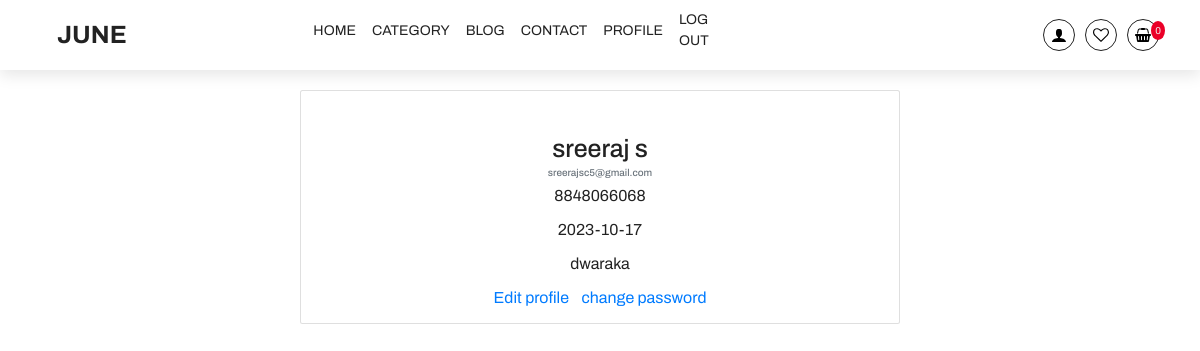
Page /profile.php (signed in) on the committed database.
### tables this page shows
CREATE TABLE `user_credentials` (
  `u_id` int(11) NOT NULL,
  `first_name` varchar(30) NOT NULL,
  `last_name` varchar(30) NOT NULL,
  `mobile_number` varchar(30) NOT NULL,
  `email` varchar(30) NOT NULL,
  `date_of_birth` date NOT NULL,
  `address` varchar(500) NOT NULL,
  `passphrase` varchar(50) NOT NULL
);

### profile.php (the view)
<?php
include './common/CommonHeader.php';
include './common/db_connection.php';
$user_id = $_SESSION['uid'];
$sql = "SELECT * FROM user_credentials WHERE u_id = '" . $user_id . "'";
$result = mysqli_query($conn, $sql);
if (mysqli_num_rows($result) > 0) {
    $row = mysqli_fetch_assoc($result);
    echo "<center>";
    echo "<div class='container mt-5 pt-5'>";
    echo "<div class='card mt-5 pt-5' style='width: 60rem;'>";
    echo "<div class='card-body'>";
    echo "<h1 class='card-title'>" . $row['first_name'] . "  " . $row['last_name'] . "</h1>";
    echo "<h6 class='card-subtitle mb-2 text-muted'>" . $row['email'] . "</h6>";
    echo "<p class='card-text'>" . $row['mobile_number'] . "</p>";
    echo "<p class='card-text'>" . $row['date_of_birth'] . "</p>";
    echo "<p class='card-text'>" . $row['address'] . "</p>";
    echo "<a href='edit_profile.php' class='card-link'>Edit profile</a>";
    echo "<a href='change_password.php' class='card-link'>change password</a>";
    echo "</div>";
    echo "</div>
    </div>";
    echo "</center>";
} else {
    echo "User not found.";
}

### styles/styles.css (style rules this page uses)
:root { --primaryColor: #f1f1f1; --black: #222; --black2: #555; --black3: #252525; --black4: #000; --black5: #212529; --orange: #eb0028; --white: #fff; --grey: #959595; --grey2: #666; --grey3: #ccc; --secondaryColor: #2b1f4d; --yellow: #ffcc00; --green: #59b210; --blue: rgb(56, 10, 223); }
* { margin: 0; padding: 0; box-sizing: inherit; }
html { font-size: 62.5%; box-sizing: border-box; scroll-behavior: smooth; overflow-x: hidden; }
body { overflow-x: hidden; }
body, input { font-size: 1.6rem; font-weight: 400; font-family: "Archivo", sans-serif; color: var(--black); }
a { text-decoration: none; }
.container { max-width: 117rem; margin: 0 auto; padding: 0 1.6rem; }

### rows in the picture
user_credentials: first_name "sreeraj", last_name "s", email "sreerajsc5@gmail.com", mobile_number "8848066068", date_of_birth "2023-10-17", address "dwaraka"

### other values in the picture
$_SESSION['p_no'] "0"
